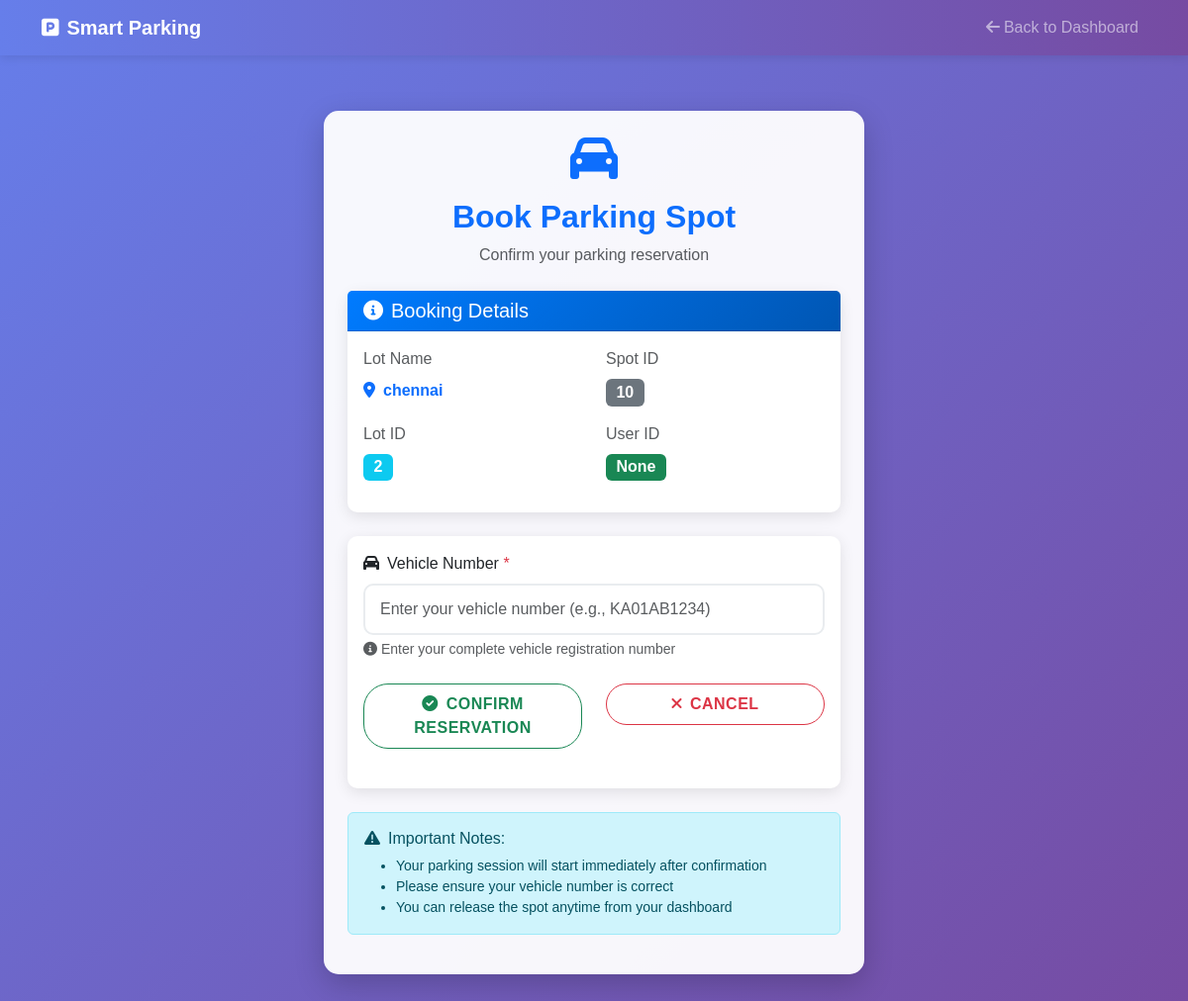
Page /user/book/2 on the committed database.
### models/model.py (models this page shows)
class ParkingLot(db.Model):
    id = db.Column(db.Integer, primary_key=True)
    prime_location_name = db.Column(db.String(100), nullable=False)
    price_per_hour = db.Column(db.Float, nullable=False)
    address = db.Column(db.String(200))
    pin_code = db.Column(db.String(10))
    maximum_number_of_spots = db.Column(db.Integer, nullable=False)
    spots = db.relationship('ParkingSpot', backref='lot', cascade='all, delete', lazy=True)

class ParkingSpot(db.Model):
    id = db.Column(db.Integer, primary_key=True)
    lot_id = db.Column(db.Integer, db.ForeignKey('parking_lot.id'), nullable=False)
    status = db.Column(db.String(1), nullable=False, default='A')
    reservation = db.relationship('Reservation', backref='spot', uselist=False, lazy=True)

### controllers/user_routes.py (the view, shortened to what this page needs)
    @app.route("/user/book/<int:lot_id>", methods=["GET", "POST"])
    def book_parking(lot_id):
        user_id = session.get("user_id")
        lot = ParkingLot.query.get_or_404(lot_id)
        spot = ParkingSpot.query.filter_by(lot_id=lot.id, status='A').first()
        if not spot:
            return "No available spots in this lot."
        return render_template("book_spot.html", lot=lot, spot=spot, user_id=user_id)

### templates/book_spot.html (shortened to what this page needs)
<html lang="en">
<head>
    <link href="https://cdn.jsdelivr.net/npm/bootstrap@5.3.0/dist/css/bootstrap.min.css" rel="stylesheet">
    <link href="https://cdnjs.cloudflare.com/ajax/libs/font-awesome/6.0.0/css/all.min.css" rel="stylesheet">
    <link href="{{ url_for('static', filename='css/styles.css') }}" rel="stylesheet">
</head>
<body>
    <nav class="navbar navbar-expand-lg navbar-dark navbar-custom">
        <div class="container">
            <a class="navbar-brand" href="/user/dashboard">
                <i class="fas fa-parking me-2"></i>Smart Parking
            </a>
            <ul class="navbar-nav ms-auto">
                <li class="nav-item">
                    <a class="nav-link" href="/user/dashboard">
                        <i class="fas fa-arrow-left me-1"></i>Back to Dashboard
                    </a>
                </li>
            </ul>
        </div>
    </nav>
    <div class="container mt-4">
        <div class="row justify-content-center">
            <div class="col-md-8 col-lg-6">
                <div class="main-container p-4">
                    <div class="text-center mb-4">
                        <i class="fas fa-car fa-3x text-primary mb-3"></i>
                        <h2 class="fw-bold text-primary">Book Parking Spot</h2>
                        <p class="text-muted">Confirm your parking reservation</p>
                    </div>
                    <div class="card card-custom mb-4">
                        <div class="card-header bg-primary text-white">
                            <h5 class="mb-0">
                                <i class="fas fa-info-circle me-2"></i>Booking Details
                            </h5>
                        </div>
                        <div class="card-body">
                            <div class="row">
                                <div class="col-sm-6 mb-3">
                                    <label class="form-label text-muted">Lot Name</label>
                                    <div class="fw-bold text-primary">
                                        <i class="fas fa-map-marker-alt me-2"></i>{{ lot.prime_location_name }}
                                    </div>
                                </div>
                                <div class="col-sm-6 mb-3">
                                    <label class="form-label text-muted">Spot ID</label>
                                    <div class="fw-bold">
                                        <span class="badge bg-secondary fs-6">{{ spot.id }}</span>
                                    </div>
                                </div>
                                <div class="col-sm-6 mb-3">
                                    <label class="form-label text-muted">Lot ID</label>
                                    <div class="fw-bold">
                                        <span class="badge bg-info fs-6">{{ lot.id }}</span>
                                    </div>
                                </div>
                                <div class="col-sm-6 mb-3">
                                    <label class="form-label text-muted">User ID</label>
                                    <div class="fw-bold">
                                        <span class="badge bg-success fs-6">{{ user_id }}</span>
                                    </div>
                                </div>
                            </div>
                        </div>
                    </div>
                    <div class="card card-custom">
                        <div class="card-body">
                            <form method="POST">
                                <div class="mb-4">
                                    <label for="vehicle_no" class="form-label">
                                        <i class="fas fa-car me-2"></i>Vehicle Number <span class="text-danger">*</span>
                                    </label>
                                    <input type="text" class="form-control form-control-custom"
                                           id="vehicle_no" name="vehicle_no"
                                           placeholder="Enter your vehicle number (e.g., KA01AB1234)"
                                           required>
                                    <div class="form-text">
                                        <i class="fas fa-info-circle me-1"></i>Enter your complete vehicle registration number
                                    </div>
                                </div>
                                <div class="row">
                                    <div class="col-sm-6 mb-2">
                                        <button type="submit" class="btn btn-outline-success btn-custom mt-auto w-100">
                                            <i class="fas fa-check-circle me-2"></i>Confirm Reservation
                                        </button>
                                    </div>
                                    <div class="col-sm-6">
                                        <a href="/user/dashboard" class="btn btn-outline-danger btn-custom mt-auto w-100">
                                            <i class="fas fa-times me-2"></i>Cancel
                                        </a>
                                    </div>
                                </div>
                            </form>
                        </div>
                    </div>
                    <div class="alert alert-info mt-4">
                        <h6 class="alert-heading">
                            <i class="fas fa-exclamation-triangle me-2"></i>Important Notes:
                        </h6>
                        <ul class="mb-0 small">
                            <li>Your parking session will start immediately after confirmation</li>
                            <li>Please ensure your vehicle number is correct</li>
                            <li>You can release the spot anytime from your dashboard</li>
                        </ul>
                    </div>
                </div>
            </div>
        </div>
    </div>
</body>
</html>

### static/styles.css (style rules this page uses)
body { background: linear-gradient(135deg, #667eea 0%, #764ba2 100%); min-height: 100vh; font-family: 'Arial', sans-serif; }
.main-container { background: rgba(255, 255, 255, 0.95); border-radius: 15px; box-shadow: 0 10px 30px rgba(0, 0, 0, 0.2); margin-top: 2rem; margin-bottom: 2rem; }
.card-custom { border: none; border-radius: 10px; box-shadow: 0 4px 15px rgba(0, 0, 0, 0.1); transition: transform 0.3s ease; }
.btn-custom { border-radius: 25px; padding: 8px 20px; font-weight: 600; text-transform: uppercase; letter-spacing: 0.5px; transition: all 0.3s ease; }
.form-control-custom { border-radius: 10px; border: 2px solid #e9ecef; padding: 12px 15px; transition: all 0.3s ease; }
.navbar-custom { background: linear-gradient(90deg, #667eea 0%, #764ba2 100%); box-shadow: 0 2px 10px rgba(0, 0, 0, 0.1); }
.navbar-brand { font-weight: bold; }
.card-header { background: linear-gradient(135deg, #007bff, #0056b3); color: white; }

### rows in the picture
ParkingLot: prime_location_name "chennai", id "2"
ParkingSpot: id "10"

### other values in the picture
{{ user_id }} "None"
